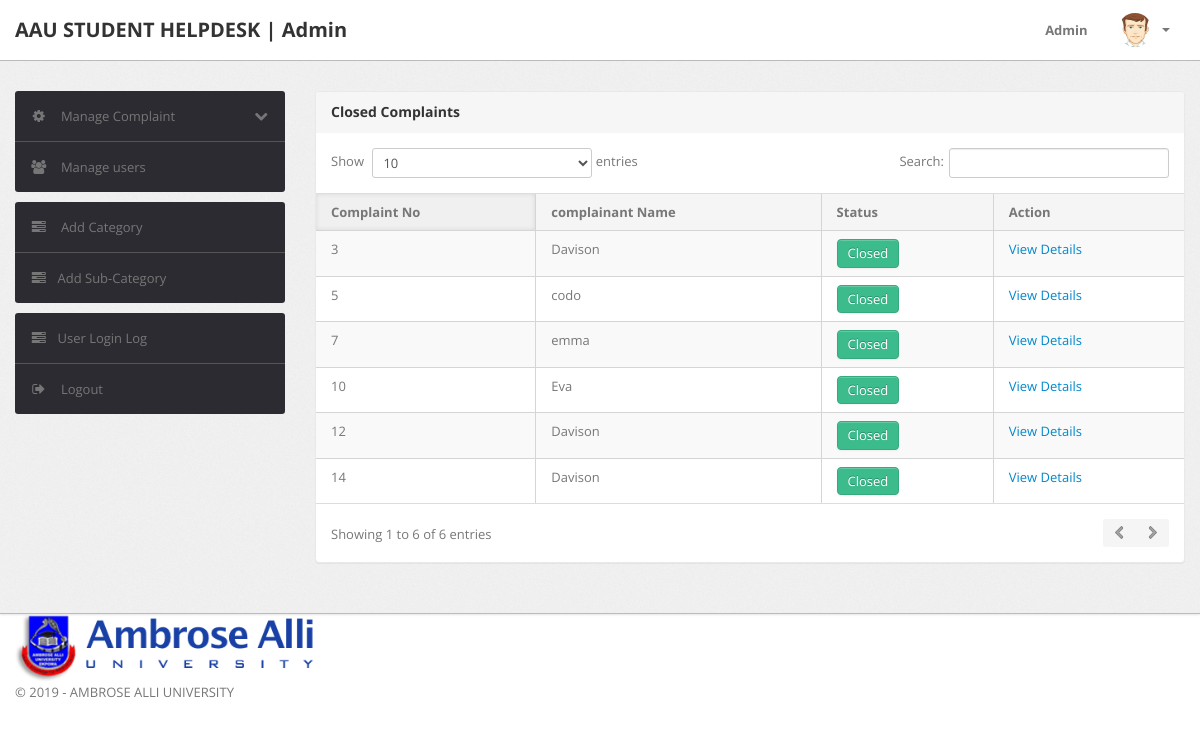
The app's page /admin/closed-complaint.php (signed in) with its own data.
### tables this page shows
CREATE TABLE IF NOT EXISTS `tblcomplaints` (
  `complaintNumber` int(11) NOT NULL AUTO_INCREMENT,
  `userId` int(11) NOT NULL,
  `category` int(11) NOT NULL,
  `subcategory` varchar(255) NOT NULL,
  `complaintDetails` mediumtext NOT NULL,
  `complaintFile` varchar(255) DEFAULT NULL,
  `status` varchar(50) DEFAULT NULL,
  `lastUpdationDate` timestamp NULL DEFAULT '0000-00-00 00:00:00' ON UPDATE CURRENT_TIMESTAMP,
  PRIMARY KEY (`complaintNumber`)
);

CREATE TABLE IF NOT EXISTS `users` (
  `id` int(11) NOT NULL AUTO_INCREMENT,
  `fullName` varchar(255) DEFAULT NULL,
  `userEmail` varchar(255) DEFAULT NULL,
  `password` varchar(255) DEFAULT NULL,
  `contactNo` bigint(11) DEFAULT NULL,
  `address` tinytext,
  `State` varchar(255) DEFAULT NULL,
  `country` varchar(255) DEFAULT NULL,
  `pincode` int(6) DEFAULT NULL,
  `userImage` varchar(255) DEFAULT NULL,
  `updationDate` timestamp NULL DEFAULT '0000-00-00 00:00:00' ON UPDATE CURRENT_TIMESTAMP,
  `status` int(1) DEFAULT NULL,
  PRIMARY KEY (`id`)
);

### admin/closed-complaint.php (the view, shortened to what this page needs)
<?php
include('include/config.php');
include('../users/favicon.php');
if(strlen($_SESSION['alogin'])==0)
	{
header('location:index.php');
}
else{
?>
<!DOCTYPE html>
<html lang="en">
<head>
	<link type="text/css" href="bootstrap/css/bootstrap.min.css" rel="stylesheet">
	<link type="text/css" href="bootstrap/css/bootstrap-responsive.min.css" rel="stylesheet">
	<link type="text/css" href="css/theme.css" rel="stylesheet">
	<link type="text/css" href="images/icons/css/font-awesome.css" rel="stylesheet">
</head>
<body>
<?php include('include/header.php');?>
	<div class="wrapper">
		<div class="container">
			<div class="row">
<?php include('include/sidebar.php');?>
			<div class="span9">
					<div class="content">
	<div class="module">
							<div class="module-head">
								<h3>Closed Complaints</h3>
							</div>
							<div class="module-body table">
								<table cellpadding="0" cellspacing="0" border="0" class="datatable-1 table table-bordered table-striped	 display" >
									<thead>
										<tr>
											<th>Complaint No</th>
											<th> complainant Name</th>
											<th>Status</th>
											<th>Action</th>
										</tr>
									</thead>
<tbody>
<?php
$st='closed';
$query=mysqli_query($con,"select tblcomplaints.*,users.fullName as name from tblcomplaints join users on users.id=tblcomplaints.userId where tblcomplaints.status='$st'");
while($row=mysqli_fetch_array($query))
{
?>
										<tr>
											<td><?php echo htmlentities($row['complaintNumber']);?></td>
											<td><?php echo htmlentities($row['name']);?></td>
											<td><button type="button" class="btn btn-success">Closed</button></td>
											<td>   <a href="complaint-details.php?cid=<?php echo htmlentities($row['complaintNumber']);?>"> View Details</a>
											</td>
											</tr>
										<?php  } ?>
										</tbody>
								</table>
							</div>
						</div>
					</div>
				</div>
			</div>
		</div>
	</div>
<?php include('include/footer.php');?>
</body>
<?php } ?>

### records on screen
tblcomplaints: complaintNumber "3", userId.fullName "Davison"
tblcomplaints: complaintNumber "5", userId.fullName "codo"
tblcomplaints: complaintNumber "7", userId.fullName "emma"
tblcomplaints: complaintNumber "10", userId.fullName "Eva"
tblcomplaints: complaintNumber "12", userId.fullName "Davison"
tblcomplaints: complaintNumber "14", userId.fullName "Davison"
